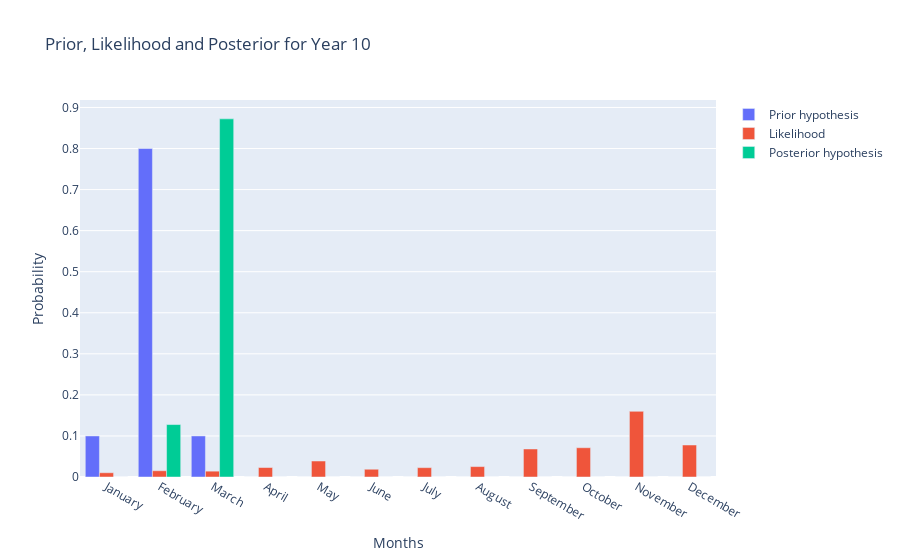

Notebook cell for this chart:
### Code cell
fig.update_layout(
    title='Prior, Likelihood and Posterior for Year 10',
    xaxis_title='Months',
    yaxis_title='Probability',
    barmode='group')

### Figure 1 — Plotly figure (JSON) as saved in the notebook; plotly's stock layout.template omitted (floating-point values rounded to 4 significant figures)
{"data": [{"name": "Prior hypothesis", "type": "bar", "x": ["January", "February", "March", "April", "May", "June", "July", "August", "September", "October", "November", "December"], "y": [0.1, 0.8, 0.1, 0, 0, 0, 0, 0, 0, 0, 0, 0]}, {"name": "Likelihood", "type": "bar", "x": ["January", "February", "March", "April", "May", "June", "July", "August", "September", "October", "November", "December"], "y": [0.01039, 0.01527, 0.01422, 0.02307, 0.03893, 0.0189, 0.02276, 0.02535, 0.06827, 0.07132, 0.1599, 0.07794]}, {"name": "Posterior hypothesis", "type": "bar", "x": ["January", "February", "March", "April", "May", "June", "July", "August", "September", "October", "November", "December"], "y": [1.544e-05, 0.1277, 0.8723, 0, 0, 0, 0, 0, 0, 0, 0, 0]}], "layout": {"autosize": true, "barmode": "group", "title": {"text": "Prior, Likelihood and Posterior for Year 10"}, "xaxis": {"autorange": true, "range": [-0.5, 11.5], "title": {"text": "Months"}, "type": "category"}, "yaxis": {"autorange": true, "range": [0, 0.9182], "title": {"text": "Probability"}, "type": "linear"}}}
